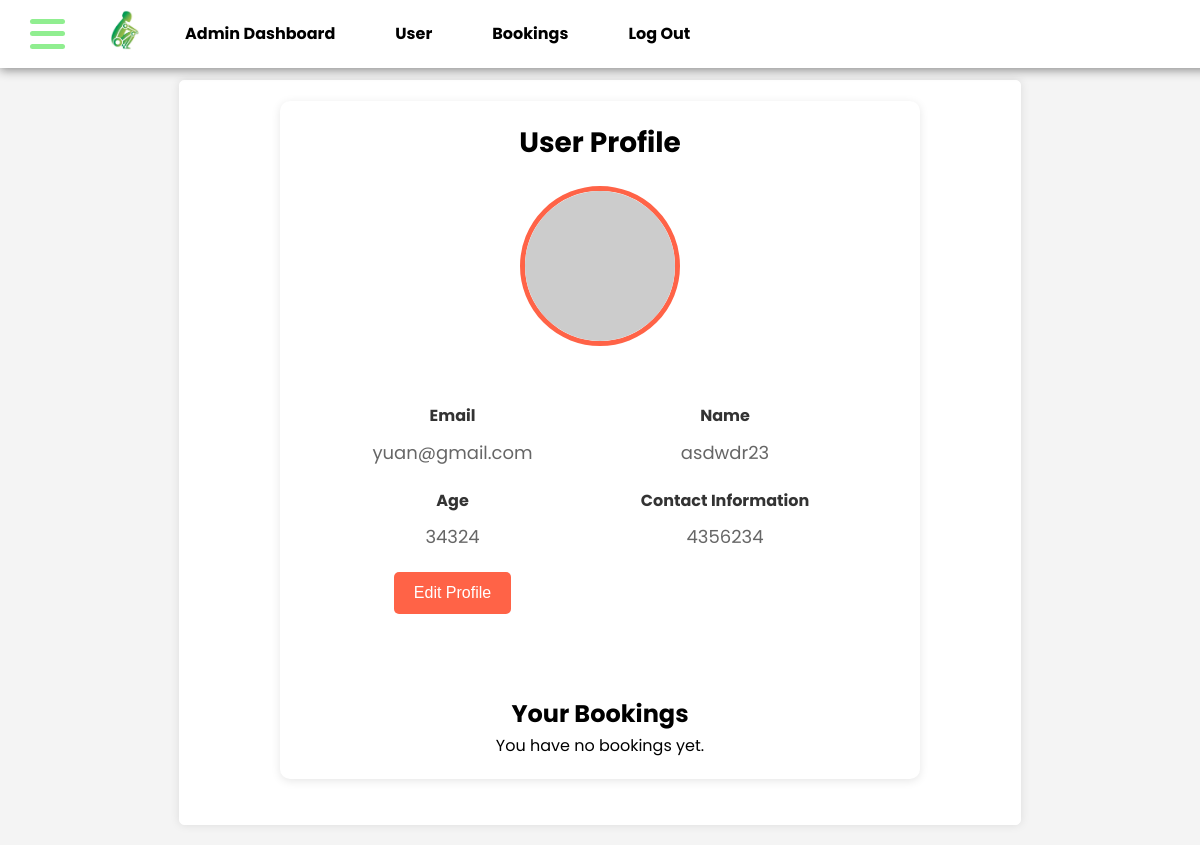
The app's page /adminprofile.php (signed in) with its own data.
### tables this page shows
CREATE TABLE `useraccount` (
  `id` int(55) NOT NULL,
  `email` varchar(55) NOT NULL,
  `contact` varchar(255) NOT NULL,
  `age` int(2) NOT NULL,
  `name` varchar(255) NOT NULL,
  `password` varchar(255) NOT NULL,
  `usertype` varchar(10) NOT NULL
);

### adminprofile.php (the view, shortened to what this page needs)
<?php
include('database.php');
$user_id = $_SESSION['user_id'];
$sql_user = "SELECT email, name, age, contact, usertype FROM useraccount WHERE id = '$user_id'";
$result_user = mysqli_query($conn, $sql_user);
if ($result_user && mysqli_num_rows($result_user) > 0) {
    $user = mysqli_fetch_assoc($result_user);
    $email = $user['email'];
    $name = $user['name'];
    $age = $user['age'];
    $contact = $user['contact'];
} else {
    $email = $name = $age = $contact = $usertype = '';
}
$sql = "SELECT * FROM bookings WHERE user_id = '$user_id' ORDER BY date DESC, time DESC";
$result = mysqli_query($conn, $sql);
$bookings = mysqli_fetch_all($result, MYSQLI_ASSOC);
?>
<!DOCTYPE html>
<html lang="en">
<head>
</head>
<body>
  <nav>
        <div class="nav-left">
        <div class="hamburger-menu" id="hamburgerMenu">
            <div class="line"></div>
            <div class="line"></div>
          <div class="line"></div>
        </div>
            <a href="#" onclick="location.reload()"><img src="IMAGES/logo.jpg" alt="logo1" style="height: 40px;"></a>
            <li><a href="dashboard.php">Admin Dashboard</a></li>
              <li><a href="adminprofile.php">User</a></li>
              <li><a href="adminbooking.php">Bookings</a></li>
              <li><a href="logout.php">Log Out</a></li>
        </div>
    </nav>
    <div class="content">
        <div class="profile-container">
            <h1>User Profile</h1>
               <label for="profile-pic" class="profile-pic-label">
                <img id="profile-picture" src="https://via.placeholder.com/150" alt="Profile Picture" class="profile-picture">
               </label>
            <div class="profile-details">
                <div class="detail">
                    <label for="editEmail">Email</label>
                    <span id="email"><?php echo htmlspecialchars($email); ?></span>
                </div>
                <div class="detail">
                    <label for="editName">Name</label>
                    <span id="name"><?php echo htmlspecialchars($name); ?></span>
                </div>
                <div class="detail">
                    <label for="editAge">Age</label>
                    <span id="age"><?php echo htmlspecialchars($age); ?></span>
                </div>
                <div class="detail">
                  <label for="editContact">Contact Information</label>
                    <span><?php echo htmlspecialchars($contact); ?></span>
                </div>
                <div class="button-container">
        <button id="editProfileBtn">Edit Profile</button>
    </div><br><br>
            </div>
            <br><br>
            <h2>Your Bookings</h2>
            <?php if (empty($bookings)): ?>
              <p>You have no bookings yet.</p>
        <?php endif; ?>
      </div><br>
</body>
</html>

### adminprofile.php (style rules this page uses)
body, h1, h2, h3, h4, p { margin: 0; }
.content { border: 1px solid white; border-radius: 5px; padding: 20px; margin: 20px auto; background: white; box-shadow: 0 0 10px rgba(0, 0, 0, 0.1); max-width: 800px; }
nav { position: fixed; top: 0; width: 100%; background-color: white; border-bottom: 0px solid #444; z-index: 1000; display: flex; justify-content: space-between; align-items: center; padding: 10px 30px; box-shadow: 0px 2px 10px #888888; }
nav .nav-left { display: flex; align-items: center; }
.nav-left { color: black; }
nav li { display: inline; cursor: pointer; font-weight: bold; margin-right: 20px; }
nav li a { margin-left: 40px; color: black; text-decoration: none; position: relative; }
nav li a::after { content: ''; position: absolute; left: 0; bottom: -5px; width: 0; height: 2px; background-color: #ff6347; transition: width 0.3s ease; }
body { font-family: 'Poppins', sans-serif; line-height: 1.6; background-color: #f4f4f4; padding-top: 60px; }
.profile-container { background-color: white; padding: 20px; border-radius: 10px; box-shadow: 0 2px 10px rgba(0, 0, 0, 0.1); width: 100%; max-width: 600px; margin: 0 auto; text-align: center; }
.profile-container h1 { font-size: 28px; margin-bottom: 20px; }
.profile-picture { width: 150px; height: 150px; border-radius: 50%; border: 5px solid #ff6347; margin-bottom: 50px; cursor: pointer; transition: transform 0.3s ease; }
.profile-details { display: grid; grid-template-columns: 1fr 2fr; gap: 10px; margin-bottom: 20px; margin-left: 65px; }
.profile-details span { display: block; font-size: 18px; margin: 10px 0; color: #666; }
.profile-details label { font-weight: bold; margin-bottom: 5px; color: #333; }
.button-container { text-align: center; }
.button-container button { background-color: #ff6347; color: white; border: none; padding: 12px 20px; font-size: 16px; border-radius: 5px; cursor: pointer; transition: background-color 0.3s ease; }
.hamburger-menu { width: 35px; height: 30px; display: flex; flex-direction: column; justify-content: space-between; cursor: pointer; transition: all 0.3s ease; }
.line { width: 100%; height: 5px; background-color: lightgreen; border-radius: 5px; transition: all 0.3s ease; }
nav a img { margin-left: 40px; }

### records on screen
useraccount: email "yuan@gmail.com", name "asdwdr23", age "34324", contact "4356234"
